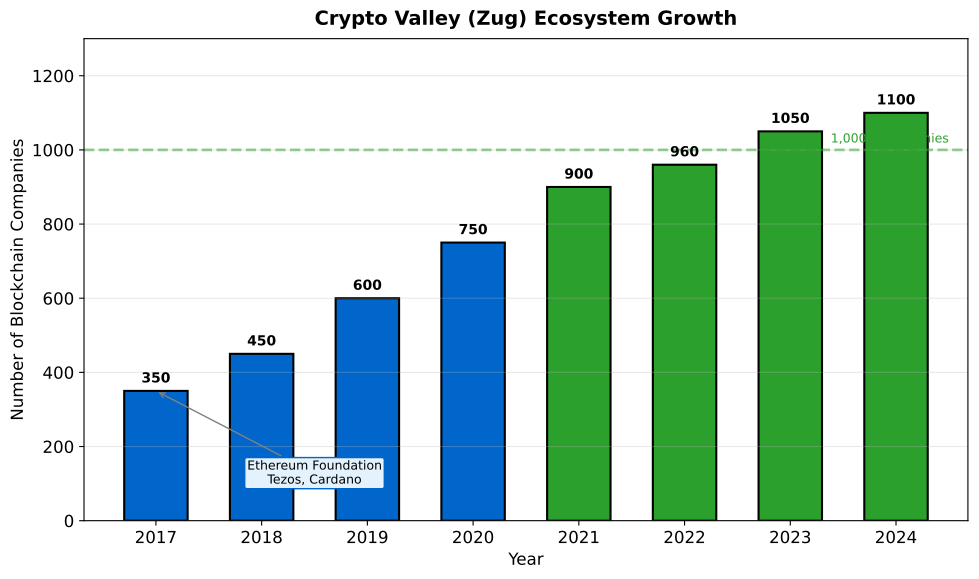

The Python source for this figure:
"""
Swiss Crypto Valley Growth
Bar chart showing ecosystem growth
"""

import matplotlib.pyplot as plt
import numpy as np
from pathlib import Path

CHART_METADATA = {
    'title': 'Crypto Valley',
    'url': 'https://github.com/Digital-AI-Finance/Blockchain_Crypto/tree/main/Module_G_Regulation_Future/L46_Swiss_FINMA_EU_MiCA/charts/04_crypto_valley'
}

plt.rcParams.update({
    'font.size': 14,
    'axes.labelsize': 14,
    'axes.titlesize': 16,
    'xtick.labelsize': 12,
    'ytick.labelsize': 12,
    'legend.fontsize': 12,
    'figure.figsize': (10, 6),
    'figure.dpi': 150
})

MLPURPLE = '#3333B2'
MLBLUE = '#0066CC'
MLORANGE = '#FF7F0E'
MLGREEN = '#2CA02C'
MLRED = '#D62728'

fig, ax = plt.subplots(figsize=(10, 6))

# Crypto Valley company growth
years = ['2017', '2018', '2019', '2020', '2021', '2022', '2023', '2024']
companies = [350, 450, 600, 750, 900, 960, 1050, 1100]

colors = [MLBLUE if c < 800 else MLGREEN for c in companies]

bars = ax.bar(years, companies, color=colors, edgecolor='black', linewidth=1.5, width=0.6)

# Add value labels
for bar, val in zip(bars, companies):
    ax.text(bar.get_x() + bar.get_width()/2, bar.get_height() + 15,
            f'{val}', ha='center', va='bottom', fontsize=10, fontweight='bold')

ax.set_ylabel('Number of Blockchain Companies', fontsize=12)
ax.set_xlabel('Year', fontsize=12)
ax.set_ylim(0, 1300)
ax.grid(True, alpha=0.3, axis='y')

# Add notable foundations
ax.annotate('Ethereum Foundation\nTezos, Cardano', xy=(0, 350), xytext=(1.5, 100),
            fontsize=9, ha='center',
            arrowprops=dict(arrowstyle='->', color='gray', lw=1),
            bbox=dict(boxstyle='round,pad=0.2', facecolor='#E3F2FD', edgecolor=MLBLUE))

# Highlight 1000+ milestone
ax.axhline(y=1000, color=MLGREEN, linestyle='--', alpha=0.5, linewidth=2)
ax.text(7.5, 1020, '1,000+ companies', fontsize=9, color=MLGREEN, ha='right')

ax.set_title('Crypto Valley (Zug) Ecosystem Growth', fontweight='bold', fontsize=14, pad=10)

plt.tight_layout()
output_path = Path(__file__).parent / 'chart.pdf'
plt.savefig(output_path, bbox_inches='tight', dpi=300)
print(f"Chart saved to: {output_path.absolute()}")
plt.close()
